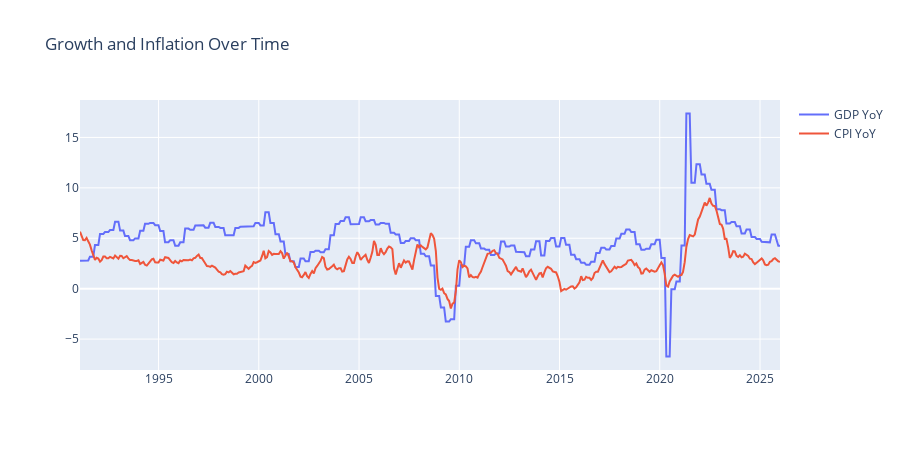

Notebook code for this chart:
### Code cell
# Growth, Inflation, Policy (Levels + Regimes)
 
fig = go.Figure()

fig.add_trace(go.Scatter(
    x=df.index,
    y=df["GDP_YoY"],
    name="GDP YoY",
    line=dict(width=2)
))

fig.add_trace(go.Scatter(
    x=df.index,
    y=df["CPI_YoY"],
    name="CPI YoY",
    line=dict(width=2)
))

fig.update_layout(
    title="Growth and Inflation Over Time",
    height=450
)

fig.show()

### Figure 1 — Plotly figure (JSON) as saved in the notebook; plotly's stock layout.template omitted (floating-point values rounded to 4 significant figures; data arrays with more than 128 entries replaced by an {"elided": "..."} marker saying what was removed)
{"data": [{"line": {"width": 2}, "name": "GDP YoY", "type": "scatter", "x": {"elided": "419 str values"}, "y": {"elided": "419 float values"}}, {"line": {"width": 2}, "name": "CPI YoY", "type": "scatter", "x": {"elided": "419 str values"}, "y": {"elided": "419 float values"}}], "layout": {"height": 450, "title": {"text": "Growth and Inflation Over Time"}}}
